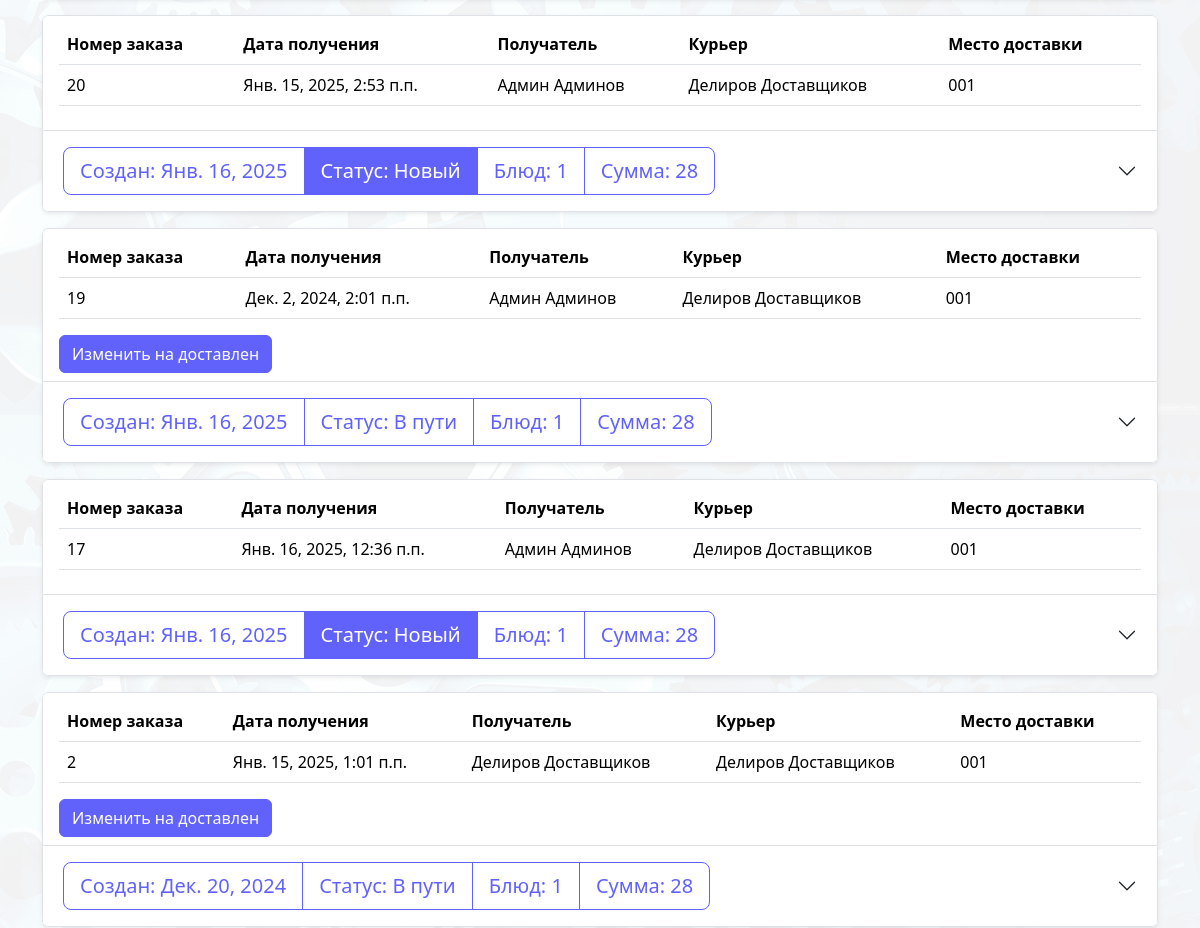
The app's page /deliver/deliver_orders/ (signed in, middle part), older data.
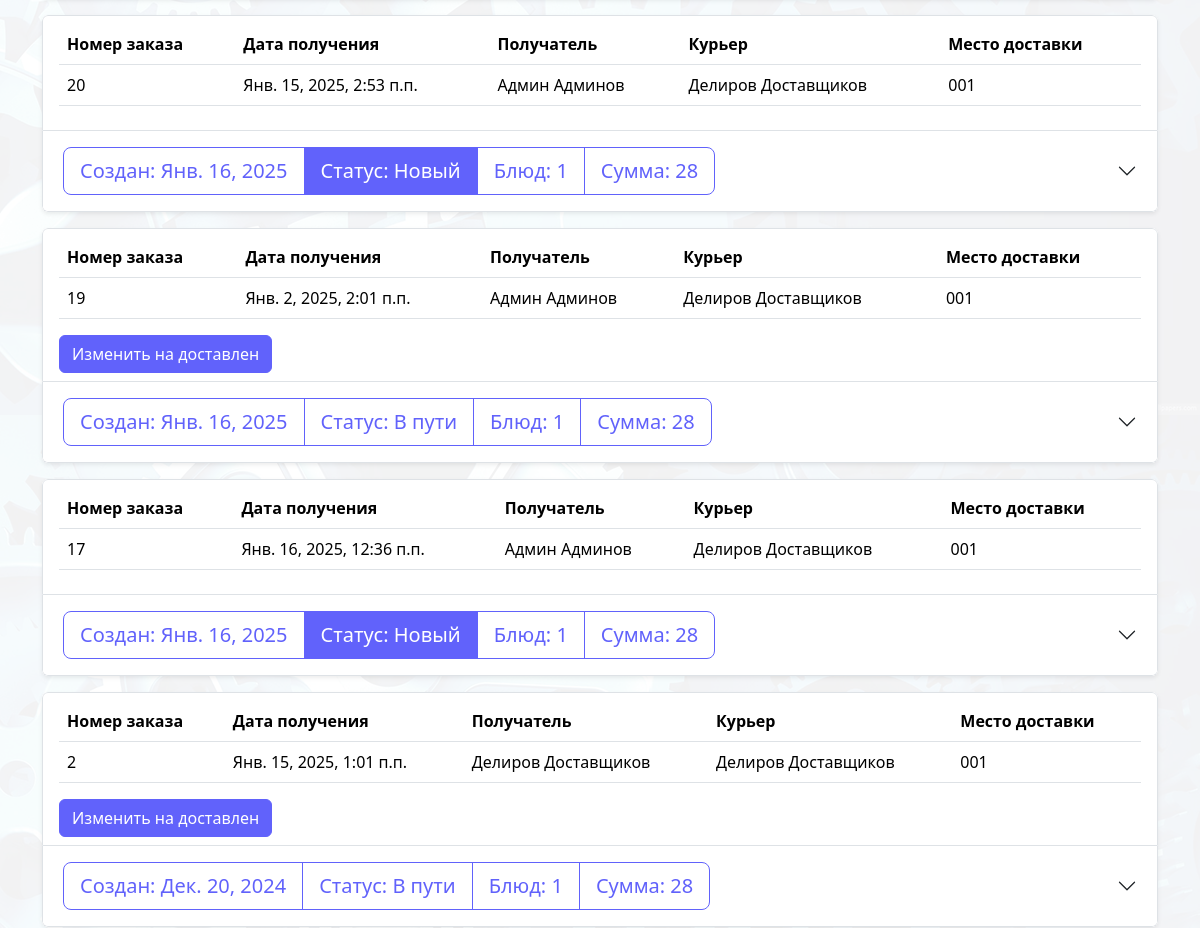
The same page, newer data.
### order/models.py (models this page shows, shortened)
class Order(models.Model):
    user = models.ForeignKey(User, on_delete=models.CASCADE, verbose_name='Пользователь')
    date_create = models.DateTimeField(verbose_name='Дата заказа', auto_now_add=True)
    order_date = models.DateTimeField(default=get_default_created_at, verbose_name='Дата и время получения заказа'
    )
    status = models.ForeignKey('Status', on_delete=models.CASCADE, verbose_name='Статус', default=1)
    result = models.CharField(max_length=50, verbose_name='Причина отказа', blank=True, null=True)
    cab = models.ForeignKey(Cabinet, on_delete=models.CASCADE, verbose_name='Кабинет', default=1)
    deliver = models.ForeignKey(
        User,
        on_delete=models.SET_NULL,
        related_name='courier_orders',
        blank=True,
        null=True,
        limit_choices_to={'groups__name': 'deliver'},
        verbose_name="Курьер"
    )
    @property
    def total_amount(self):
        total = 0
        for item in self.ordermeal_set.all():  # ordermeal_set - обратный related_name
            total += item.meal.price * item.amount
        return total
    total_amount.fget.short_description = 'Сумма заказа'
    @property
    def amount(self):
        return OrderMeal.objects.filter(order=self.pk).aggregate(Sum('amount'))['amount__sum']
    amount.fget.short_description = 'Количество'
    @property
    def meals(self):
        return OrderMeal.objects.filter(order=self.pk)
    class Meta:
        verbose_name = 'Заказ'
        verbose_name_plural = 'Заказы'

class Status(models.Model):
    name = models.CharField(max_length=30)
    class Meta:
        verbose_name = 'Статус'
        verbose_name_plural = 'Статусы'
    def __str__(self):
        return self.name

class OrderMeal(models.Model):
    order = models.ForeignKey(Order, on_delete=models.CASCADE, verbose_name="Заказ")
    meal = models.ForeignKey(Meal, on_delete=models.CASCADE, verbose_name="Блюдо")
    amount = models.IntegerField(verbose_name='Количество товаров')
    class Meta:
        verbose_name = 'Заказ блюд'
        verbose_name_plural = 'Заказы блюд'
    @property
    def total_price(self):
        return self.meal.price * self.amount

### log_reg/models.py (models this page shows)
class User(AbstractUser):
    username = models.CharField('Логин', max_length=150, unique=True,
                                help_text="Обязательное поле. Только латиница, цифры и тире.",
                                validators=[LoginValidator()],
                                error_messages={"unique": _("Пользователь с таким именем уже существует"), })
    first_name = models.CharField(_("first name"), max_length=150, validators=[NameValidator()])
    last_name = models.CharField(_("last name"), max_length=150, validators=[NameValidator()])
    patronymic = models.CharField('Отчество', max_length=150, blank=True, validators=[NameValidator()])
    def __str__(self):
        return "%s %s" % (self.first_name, self.last_name)

### cart/models.py (models this page shows)
class Cabinet(models.Model):
    num = models.CharField(max_length=10, verbose_name="Номер")
    name = models.CharField(max_length=100, verbose_name="Название")
    def __str__(self):
        return self.num
    class Meta:
        verbose_name = 'Кабинет'
        verbose_name_plural = 'Кабинеты'

### home/models.py (models this page shows, shortened)
class Meal(models.Model):
    name = models.CharField(max_length=150, verbose_name="Название")
    price = models.IntegerField(verbose_name="Цена")
    out = models.CharField(max_length=10, verbose_name="Выход")
    image = models.ImageField(upload_to='images', verbose_name="Изображение")
    category = models.ForeignKey(Category, default=None, on_delete=models.CASCADE,
                                 verbose_name="Категория", related_name='meals')
    quantity = models.IntegerField(default=3, verbose_name="Количество")
    class Meta:
        verbose_name = 'Блюдо'
        verbose_name_plural = 'Блюда'

### deliver/views.py (the view)
# urls.py: path('deliver/deliver_orders/', views.deliver_orders, name="deliver_orders"),
@login_required
def deliver_orders(request, order='-date_create', filter=0):
    context = {}
    context['order'] = order
    context['filter'] = filter
    context['count'] = Order.objects.filter(deliver=request.user).count()
    context['statuses'] = Status.objects.filter(~Q(id=5))
    orders = Order.objects.filter(deliver=request.user).order_by(order)
    if filter:
        orders = Order.objects.filter(deliver=request.user, status=filter).order_by(order)
    context['orders'] = orders  # Фильтруем заказы
    return render(request, 'deliver/order_list.html', context)

### home/templates/deliver/order_list.html (shortened to what this page needs)
{% extends 'home/base.html' %}
{% load static %}
{% block body %}
{% include 'order/elements/order_item.html'%}
{% endblock %}

### home/templates/order/elements/order_item.html (shortened to what this page needs)
{% load humanize %}
<div class="accordion row">
    {% for order in orders%}
    <div>
        <div class="bg-white rounded-2 overflow-hidden shadow-sm mb-3">
            <div class="border rounded-top px-3 py-2">
                {% if request.user.groups.all.0.name == "deliver" %}
                <table class="table fs-6">
                    <thead>
                    <tr>
                        <th scope="col">Номер заказа</th>
                        <th scope="col">Дата получения</th>
                        <th scope="col">Получатель</th>
                        <th scope="col">Курьер</th>
                        <th scope="col">Место доставки</th>
                    </tr>
                    </thead>
                    <tbody>
                    <tr>
                        <td>{{ order.id}}</td>
                        <td>{{order.order_date}}</td>
                        <td>{{order.user}}</td>
                        {% if order.deliver %}
                        <td>{{order.deliver}}</td>
                        {% else %}
                        <td>Курьер не выбран</td>
                        {% endif %}
                        <td>{{order.cab}}</td>
                    </tr>
                    </tbody>
                </table>
                {% if 'order_list' in request.path %}
                <button class="take_order btn btn-primary" data-id="{{order.id}}">Взять</button>
                {% elif 'deliver_order' in request.path %}
                {% if order.status.id == 4 %}
                <button class="in_way btn btn-primary" data-id="{{order.id}}">Изменить на в пути</button>
                {%  elif order.status.id == 6 %}
                <button class="delivered btn btn-primary" data-id="{{order.id}}">Изменить на доставлен</button>
                {% endif %}
                {% endif %}
                {% else %}
                <div class="d-flex justify-content-between flex-wrap align-items-center">
                    <p class="fs-3 "><span>Заказ</span> №
                                {{ order.id }} на {{ order.order_date }}</p>
                    <p class="fs-3">{{order.cab}}</p>
                </div>
                {% endif%}
            </div>
            <div class="accordion-item ">
                <h2 class="accordion-header">
                    <button class="accordion-button collapsed" type="button" data-bs-toggle="collapse"
                            data-bs-target="#order_{{ order.id }}" aria-expanded="false"
                            aria-controls="order_{{ order.id }}">
                        <div class="order_view btn-group order_info btn-group-lg  bg-white"
                             data-id="{{ order.id }}">
                            <div class="btn btn-outline-primary">
                                <span>Создан: </span>{{ order.date_create|naturalday}}
                            </div>
                            <div class="btn
                            {% if order.status.id  == 1%} btn-primary
                            {% elif order.status.id == 2 or order.status.id == 7 or order.status.id == 5 %}btn-success
                            {%elif order.status.id == 3%}btn-danger
                            {% else %}btn-outline-primary{%endif%}">
                                Статус: <span data-id="{{order.id}}"> {{ order.status }} </span>
                            </div>
                            <div class="btn btn-outline-primary">
                                <span>Блюд:</span>
                                {{ order.amount }}
                            </div>
                            <div class="btn btn-outline-primary">
                                <span>Сумма:</span>
                                {{ order.total_amount }}
                            </div>
                        </div>
                    </button>
                </h2>
            </div>
        </div>
    </div>
    {% empty %}
    {% include 'home/elements/danger.html' with text='Заказов нет'%}
    {% endfor %}
</div>

Row changes from the older to the newer data that the page shows:
changed Order id 19: order_date "Дек. 2, 2024, 2:01 п.п." → "Янв. 2, 2025, 2:01 п.п."
